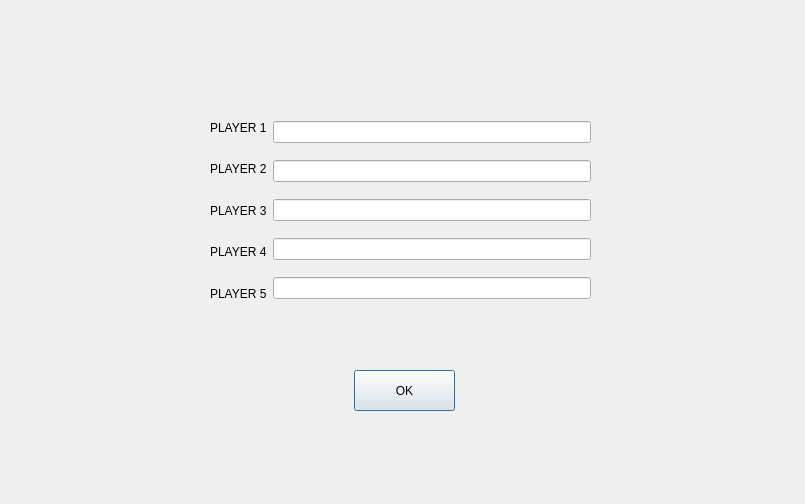
<?xml version="1.0" encoding="UTF-8"?>
<ui version="4.0">
 <class>players5</class>
 <widget class="QDialog" name="players5">
  <property name="geometry">
   <rect>
    <x>0</x>
    <y>0</y>
    <width>805</width>
    <height>504</height>
   </rect>
  </property>
  <property name="windowTitle">
   <string>Dialog</string>
  </property>
  <widget class="QPushButton" name="five_OK">
   <property name="geometry">
    <rect>
     <x>354</x>
     <y>370</y>
     <width>101</width>
     <height>41</height>
    </rect>
   </property>
   <property name="text">
    <string>OK</string>
   </property>
  </widget>
  <widget class="QWidget" name="">
   <property name="geometry">
    <rect>
     <x>210</x>
     <y>110</y>
     <width>381</width>
     <height>201</height>
    </rect>
   </property>
   <layout class="QHBoxLayout" name="horizontalLayout">
    <item>
     <layout class="QVBoxLayout" name="verticalLayout">
      <item>
       <widget class="QLabel" name="label">
        <property name="styleSheet">
         <string notr="true">font: 75 14pt &quot;MS Shell Dlg 2&quot;;</string>
        </property>
        <property name="text">
         <string>PLAYER 1</string>
        </property>
       </widget>
      </item>
      <item>
       <widget class="QLabel" name="label_2">
        <property name="styleSheet">
         <string notr="true">font: 75 14pt &quot;MS Shell Dlg 2&quot;;</string>
        </property>
        <property name="text">
         <string>PLAYER 2</string>
        </property>
       </widget>
      </item>
      <item>
       <widget class="QLabel" name="label_3">
        <property name="styleSheet">
         <string notr="true">font: 75 14pt &quot;MS Shell Dlg 2&quot;;</string>
        </property>
        <property name="text">
         <string>PLAYER 3</string>
        </property>
       </widget>
      </item>
      <item>
       <widget class="QLabel" name="label_4">
        <property name="styleSheet">
         <string notr="true">font: 75 14pt &quot;MS Shell Dlg 2&quot;;</string>
        </property>
        <property name="text">
         <string>PLAYER 4</string>
        </property>
       </widget>
      </item>
      <item>
       <widget class="QLabel" name="label_5">
        <property name="styleSheet">
         <string notr="true">font: 75 14pt &quot;MS Shell Dlg 2&quot;;</string>
        </property>
        <property name="text">
         <string>PLAYER 5</string>
        </property>
       </widget>
      </item>
     </layout>
    </item>
    <item>
     <layout class="QVBoxLayout" name="verticalLayout_2">
      <item>
       <widget class="QLineEdit" name="five_name1"/>
      </item>
      <item>
       <widget class="QLineEdit" name="five_name2"/>
      </item>
      <item>
       <widget class="QLineEdit" name="five_name3"/>
      </item>
      <item>
       <widget class="QLineEdit" name="five_name4"/>
      </item>
      <item>
       <widget class="QLineEdit" name="five_name5"/>
      </item>
     </layout>
    </item>
   </layout>
  </widget>
 </widget>
 <resources/>
 <connections/>
</ui>
